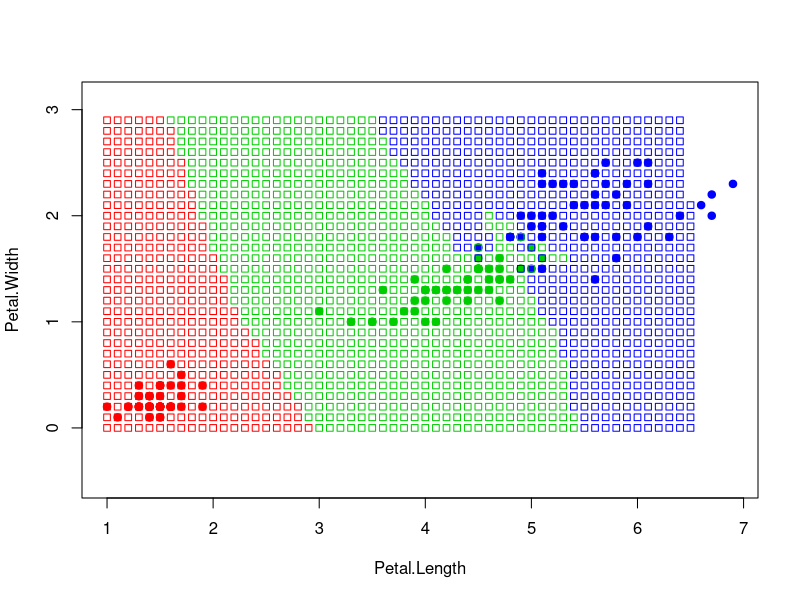

Reproduce this figure in R. (Note: a time limit stopped this script after it produced the figure.)
sortObjectsByDist = function(xl, z){
  
  l = dim(xl)[1];
  n = dim(xl)[2]-1;
  
  distances = matrix(NA, l, 2);
  
  for (i in 1:l){
    distances[i, ] = c(sqrt(sum((xl[i, 1:n] - z)^2)), xl[i, 3]);
  }
  
  orderedXl = distances[order(distances[, 1]),];
  
  return (orderedXl);
}

classif_kwNN = function(orderedXl, k, q){
  
  weightClasses = table(orderedXl[,2]);
  weightClasses[1:dim(weightClasses)] = 0
  
  for(j in 1:k){
    weightClasses[orderedXl[j,2]] = weightClasses[orderedXl[j,2]] + (orderedXl[j,1] * q^j);
    
  }
  
  class = names(which.max(weightClasses));
  
  return (class)
}

kwNN = function(xl, z, k, q){
  return(classif_kwNN(sortObjectsByDist(xl, z), k, q));
}

xl = iris[,3:5];

colors <- c("1" = "red", "2" = "green3", "3" = "blue")
plot(iris[, 3:4], pch = 21, bg = colors[iris$Species], col = colors[iris$Species], asp = 1)

x = 1;
y = 0;

while(x <= 7){
  while(y <= 3){
    class = kwNN(xl, c(x,y), k=6, q=0.2);
    points(x, y, pch = 22, col = colors[class], asp = 1, main = "kwNN");
    y = y + 0.1;
  }
  y = 0;
  x = x + 0.1;
}
